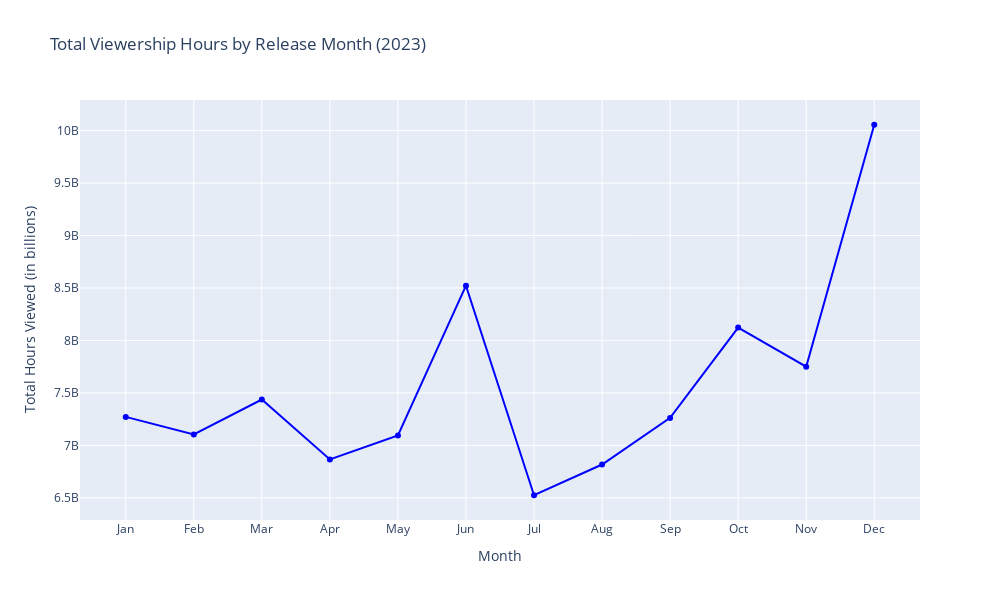

Here is the notebook cell this chart was saved with:
### Code cell
data['Release Date'] = pd.to_datetime(data['Release Date'])
data['Release Month'] = data['Release Date'].dt.month
monthly_viewership = data.groupby('Release Month')['Hours Viewed'].sum()
fig=go.Figure(data=[
    go.Scatter(
        x=monthly_viewership.index,
        y=monthly_viewership.values,
        mode='lines+markers',
        marker=dict(color='blue'),
        line=dict(color='blue')
    )
])
fig.update_layout(
    title="Total Viewership Hours by Release Month (2023)",
    xaxis_title='Month',
    yaxis_title='Total Hours Viewed (in billions)',
    xaxis=dict(
        tickmode='array',
        tickvals=list(range(1, 13)),
        ticktext=['Jan', 'Feb', 'Mar', 'Apr', 'May', 'Jun', 'Jul', 'Aug', 'Sep', 'Oct', 'Nov', 'Dec']
    ),
    height=600,
    width=1000
)
fig.show()

### Figure 1 — Plotly figure (JSON) as saved in the notebook; plotly's stock layout.template omitted (floating-point values rounded to 4 significant figures)
{"data": [{"line": {"color": "blue"}, "marker": {"color": "blue"}, "mode": "lines+markers", "type": "scatter", "x": [1, 2, 3, 4, 5, 6, 7, 8, 9, 10, 11, 12], "y": [7271600000, 7103700000, 7437100000, 6865700000, 7094600000, 8522000000, 6524800000, 6817800000, 7262200000, 8123200000, 7749500000, 10055800000]}], "layout": {"height": 600, "title": {"text": "Total Viewership Hours by Release Month (2023)"}, "width": 1000, "xaxis": {"tickmode": "array", "ticktext": ["Jan", "Feb", "Mar", "Apr", "May", "Jun", "Jul", "Aug", "Sep", "Oct", "Nov", "Dec"], "tickvals": [1, 2, 3, 4, 5, 6, 7, 8, 9, 10, 11, 12], "title": {"text": "Month"}}, "yaxis": {"title": {"text": "Total Hours Viewed (in billions)"}}}}
